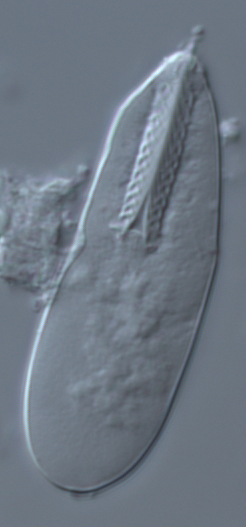
#> input picture data/image0005.tif, 246 x 527 px; its folder holds only this picture in this run
$ python analysis.py   (Python 2 division)   (older library calls are emulated)
#> lines starting #> are read from the running program, lines starting #| are printed output that depends on the picture; after the words box and inside, x2 and y2 are one past the last pixel; in counts of white or black regions, pixels touching at a corner belong together; long printed decimals are rounded
import cv2
import glob
import numpy as np
import os
import ellipseEdgeDetect as elps

CANVAS_DIAMETER = 1000
STANDARD_SIZE = 10000
STANDARD_WIDTH = 350
STANDARD_HEIGHT = 75
STANDARD_VALUE = 150


# [34 lines left out: functions process_image, normalize_brightness, not called in this run]


def find_contour(image):
    edges = cv2.Canny(image, 50, 75)
    dilated = cv2.dilate(edges, kernel=np.ones((3, 3), dtype=np.uint8), iterations=2)
    eroded = cv2.erode(dilated, kernel=np.ones((3, 3), dtype=np.uint8), iterations=2)
    _, contours, _ = cv2.findContours(eroded, cv2.RETR_EXTERNAL, cv2.CHAIN_APPROX_TC89_KCOS)
    if len(contours) > 0:
        return max(contours, key=lambda contour: cv2.contourArea(contour))
    return None


# [21 lines left out: functions find_mask, find_contour_v2, not called in this run]


def find_bounding_box(contour):
    bounding_box = cv2.minAreaRect(contour)
    corners = cv2.boxPoints(bounding_box)
    return corners


def find_width_and_length(box):
    a, b, c, d = box
    side1 = np.linalg.norm(a - b)
    side2 = np.linalg.norm(b - c)
    width = min(side1, side2)
    height = max(side1, side2)
    return width, height


# [11 lines left out: function normalize_ian_orientation, not called in this run]


def find_center_and_orientation(contour):
    moments = cv2.moments(contour)
    center_x = float(moments["m10"]) / moments["m00"]
    center_y = float(moments["m01"]) / moments["m00"]
    _, _, orientation = cv2.fitEllipse(contour)
    box = find_bounding_box(contour)
    width, height = find_width_and_length(box)
    scale = np.sqrt(float(STANDARD_SIZE) / float(width * height))
    return center_x, center_y, orientation, scale


def normalize_orientation(image, center_x, center_y, orientation, scale):
    canvas_radius = CANVAS_DIAMETER / 2
    translation = np.float32([[1, 0, canvas_radius-center_x], [0, 1, canvas_radius-center_y]])
    translated = cv2.warpAffine(image, translation, (CANVAS_DIAMETER, CANVAS_DIAMETER))
    rotation_matrix = cv2.getRotationMatrix2D((canvas_radius, canvas_radius), orientation-90, scale=scale)
    canvas_result = cv2.warpAffine(translated, rotation_matrix, (CANVAS_DIAMETER, CANVAS_DIAMETER))
    height_offset = int(STANDARD_HEIGHT/2)
    width_offset = int(STANDARD_WIDTH/2)
    cropped = canvas_result[canvas_radius-height_offset:canvas_radius+height_offset,
                            canvas_radius-width_offset:canvas_radius+width_offset]
    return cropped


# [4 lines left out: function render_boundaries, not called in this run]


def main():
    for filename in glob.glob("data/*"):
        image = cv2.imread(filename, cv2.IMREAD_GRAYSCALE)
#> image: shape (527, 246); min 52, max 247, mean 117.5
        # image = normalize_brightness(image)
        contour = find_contour(image)
#> in find_contour, `edges = cv2.Canny(image, 50, 75)`:
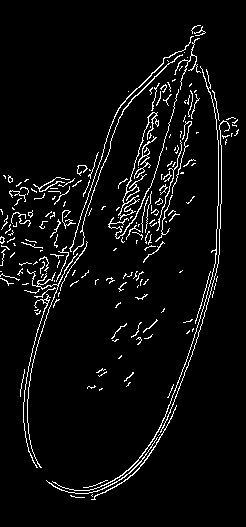
#> edges: shape (527, 246); 4.9% white in thin lines or dots, all inside (x1, y1, x2, y2) = (0, 25, 239, 500)
#> in find_contour, `dilated = cv2.dilate(edges, kernel=np.ones((3, 3), dtype=np.uint8), it..`:
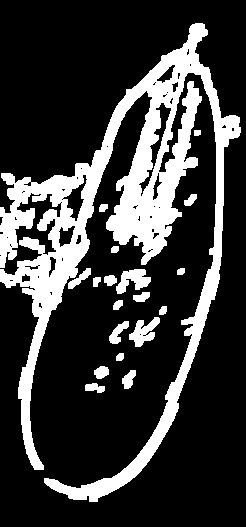
#> dilated: shape (527, 246); 22.4% white; 19 white regions, largest, box (x1, y1, x2, y2) and area: (0, 23, 241, 502) 26385, (116, 269, 151, 294) 499, (129, 317, 160, 347) 476
#> in find_contour, `eroded = cv2.erode(dilated, kernel=np.ones((3, 3), dtype=np.uint8), it..`:
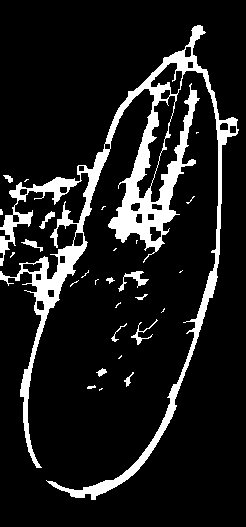
#> eroded: shape (527, 246); 11.7% white; 28 white regions (16 under 20 px)
#> in find_contour, `_, contours, _ = cv2.findContours(eroded, cv2.RETR_EXTERNAL, cv2.CHAIN..`: contours = 28 contours, 19 with area under 20; largest, box (x1, y1, x2, y2) and area: (0, 25, 239, 500) 15414, (118, 271, 149, 292) 152, (39, 211, 55, 229) 77, (21, 239, 43, 252) 66, (131, 320, 158, 345) 58
#> contour = contour of 820 points, box (x1, y1, x2, y2) (0, 25, 239, 500), area 15414
        box = find_bounding_box(contour)
#> in find_bounding_box, `bounding_box = cv2.minAreaRect(contour)`: bounding_box = ((107.7, 256.7), (484.9, 221.7), -81.87)
#> in find_bounding_box, `corners = cv2.boxPoints(bounding_box)`: corners = [[183.2, 512.5], [-36.3, 481.1], [32.28, 1.04], [251.8, 32.4]]
#> box has the same summary as corners in find_bounding_box
        width, height = find_width_and_length(box)
#> in find_width_and_length, `a, b, c, d = box`: a = [183.2, 512.5]; b = [-36.3, 481.1]; c = [32.28, 1.04]; d = [251.8, 32.4]
#> in find_width_and_length, `side1 = np.linalg.norm(a - b)`: side1 = 221.7
#> in find_width_and_length, `side2 = np.linalg.norm(b - c)`: side2 = 484.9
#> in find_width_and_length, `width = min(side1, side2)`: width = 221.7
#> in find_width_and_length, `height = max(side1, side2)`: height = 484.9
#> width = 221.7; height = 484.9
        print float(height) / width
#| 2.187
        center_x, center_y, orientation, scale = find_center_and_orientation(contour)
#> in find_center_and_orientation, `moments = cv2.moments(contour)`: moments = moments, m00 15414, centre m10/m00, m01/m00 = (125.9, 215.6)
#> in find_center_and_orientation, `center_x = float(moments["m10"]) / moments["m00"]`: center_x = 125.9
#> in find_center_and_orientation, `center_y = float(moments["m01"]) / moments["m00"]`: center_y = 215.6
#> in find_center_and_orientation, `_, _, orientation = cv2.fitEllipse(contour)`: orientation = 14.76
#> in find_center_and_orientation, `box = find_bounding_box(contour)`: box has the same summary as corners in find_bounding_box
#> in find_center_and_orientation, `width, height = find_width_and_length(box)`: width = 221.7; height = 484.9
#> in find_center_and_orientation, `scale = np.sqrt(float(STANDARD_SIZE) / float(width * height))`: scale = 0.305
#> center_x = 125.9; center_y = 215.6; orientation = 14.76; scale = 0.305
        normalized = normalize_orientation(image, center_x, center_y, orientation, scale)
#> in normalize_orientation, `translation = np.float32([[1, 0, canvas_radius-center_x], [0, 1, canva..`: translation = [[1, 0, 374.1], [0, 1, 284.4]]
#> in normalize_orientation, `translated = cv2.warpAffine(image, translation, (CANVAS_DIAMETER, CANV..`:
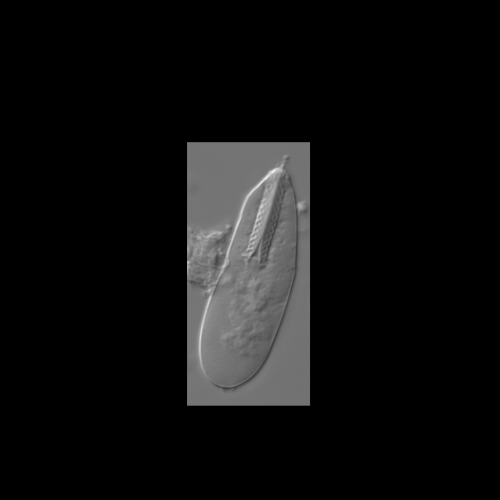
#> translated: shape (1000, 1000) (shown at 1/2 size); min 0, max 243, mean 15.2
#> in normalize_orientation, `rotation_matrix = cv2.getRotationMatrix2D((canvas_radius, canvas_radiu..`: rotation_matrix = [[0.0777, -0.295, 608.6], [0.295, 0.0777, 313.7]]
#> in normalize_orientation, `canvas_result = cv2.warpAffine(translated, rotation_matrix, (CANVAS_DI..`:
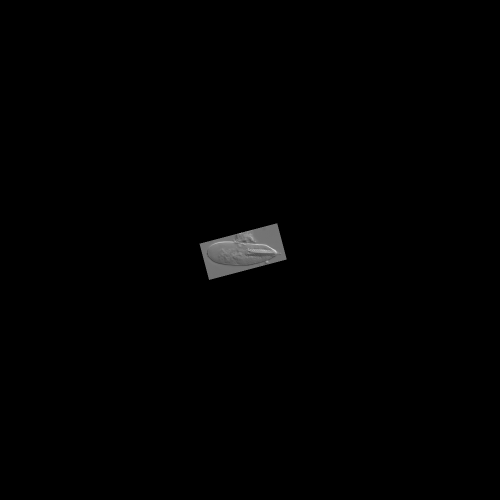
#> canvas_result: shape (1000, 1000) (shown at 1/2 size); min 0, max 241, mean 1.4
#> in normalize_orientation, `cropped = canvas_result[canvas_radius-height_offset:canvas_radius+heig..`:
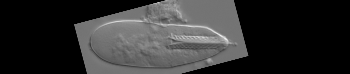
#> cropped: shape (74, 350); min 0, max 241, mean 47.5
        # Render box
        color_image = cv2.imread(filename, cv2.IMREAD_COLOR)
#> color_image is the input picture: shape (527, 246, 3); mean B, G, R 131.2, 119.3, 109
        result = cv2.drawContours(color_image, [np.int0(box)], 0, (0, 0, 255), 2)
        result = cv2.drawContours(result, [np.int0(contour)], 0, (0, 255, 0), 1)
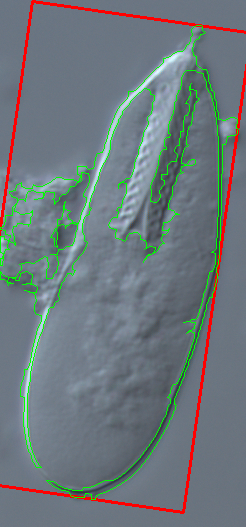
#> result: shape (527, 246, 3); mean B, G, R 124.4, 120.2, 109.5
        cv2.imshow('1', image)
        cv2.imshow('5', normalized)
        cv2.imshow('6', result)
        cv2.waitKey()


def test_full_process():
    print process_image("uncropped.jpg", 500, 300, 800, 450)


if __name__ == '__main__':
    main()

$ run again, on data/image0073.tif
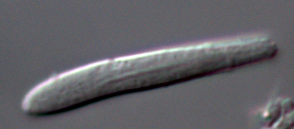
#> input picture data/image0073.tif, 294 x 129 px
#> in find_contour, `edges = cv2.Canny(image, 50, 75)`:
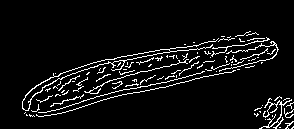
#> edges: shape (129, 294); 6.2% white in thin lines or dots, all inside (x1, y1, x2, y2) = (22, 31, 294, 129)
#> dilated: shape (129, 294); 29% white; 2 white regions, box (x1, y1, x2, y2) and area: (20, 29, 281, 119) 9809, (252, 94, 294, 129) 1171
#> eroded: shape (129, 294); 18% white; 2 white regions
#> contours = 2 contours; box (x1, y1, x2, y2) and area: (22, 31, 279, 117) 8898, (254, 96, 294, 129) 894
#> contour = contour of 95 points, box (x1, y1, x2, y2) (22, 31, 279, 117), area 8898
#> bounding_box = ((148, 70.32), (262.7, 42.18), -13.56)
#> corners = [[25.28, 121.6], [15.39, 80.61], [270.8, 19.02], [280.7, 60.02]]
#> in main, `box = find_bounding_box(contour)`: box has the same summary as corners in find_bounding_box
#> a = [25.28, 121.6]; b = [15.39, 80.61]; c = [270.8, 19.02]; d = [280.7, 60.02]
#> side1 = 42.18
#> side2 = 262.7
#> in find_width_and_length, `width = min(side1, side2)`: width = 42.18
#> in find_width_and_length, `height = max(side1, side2)`: height = 262.7
#> in main, `width, height = find_width_and_length(box)`: width = 42.18; height = 262.7
#| 6.228
#> moments = moments, m00 8898.5, centre m10/m00, m01/m00 = (144.6, 72.56)
#> in find_center_and_orientation, `center_x = float(moments["m10"]) / moments["m00"]`: center_x = 144.6
#> in find_center_and_orientation, `center_y = float(moments["m01"]) / moments["m00"]`: center_y = 72.56
#> in find_center_and_orientation, `_, _, orientation = cv2.fitEllipse(contour)`: orientation = 76.96
#> in find_center_and_orientation, `box = find_bounding_box(contour)`: box has the same summary as corners in find_bounding_box
#> in find_center_and_orientation, `width, height = find_width_and_length(box)`: width = 42.18; height = 262.7
#> in find_center_and_orientation, `scale = np.sqrt(float(STANDARD_SIZE) / float(width * height))`: scale = 0.95
#> in main, `center_x, center_y, orientation, scale = find_center_and_orientation(c..`: center_x = 144.6; center_y = 72.56; orientation = 76.96; scale = 0.95
#> translation = [[1, 0, 355.4], [0, 1, 427.4]]
#> rotation_matrix = [[0.925, -0.214, 144.5], [0.214, 0.925, -69.95]]
#> in main, color_image is the input picture: shape (129, 294, 3); mean B, G, R 102.6, 97.7, 98.6
#> in main, `result = cv2.drawContours(result, [np.int0(contour)], 0, (0, 255, 0), 1)`:
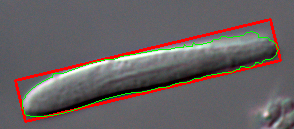
#> result: shape (129, 294, 3); mean B, G, R 96.8, 96.1, 103.9

$ run again, on data/image0081.tif
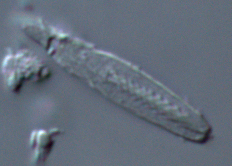
#> input picture data/image0081.tif, 232 x 166 px
#> in find_contour, `edges = cv2.Canny(image, 50, 75)`:
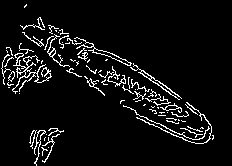
#> edges: shape (166, 232); 6.3% white in thin lines or dots, all inside (x1, y1, x2, y2) = (1, 4, 214, 166)
#> dilated: shape (166, 232); 26.4% white; 4 white regions, box (x1, y1, x2, y2) and area: (18, 15, 216, 146) 7202, (0, 41, 54, 96) 1905, (27, 126, 66, 166) 1004, (22, 2, 29, 10) 50
#> eroded: shape (166, 232); 15.5% white; 4 white regions (1 under 20 px)
#> contours = 4 contours, 1 with area under 20; largest, box (x1, y1, x2, y2) and area: (20, 17, 214, 144) 4473, (0, 43, 52, 94) 1408, (29, 128, 64, 166) 638
#> contour = contour of 279 points, box (x1, y1, x2, y2) (20, 17, 214, 144), area 4473
#> bounding_box = ((118.1, 79.14), (43.43, 223.2), -56.12)
#> corners = [[198.6, 159.4], [13.32, 34.95], [37.53, -1.1], [222.9, 123.3]]
#> in main, `box = find_bounding_box(contour)`: box has the same summary as corners in find_bounding_box
#> a = [198.6, 159.4]; b = [13.32, 34.95]; c = [37.53, -1.1]; d = [222.9, 123.3]
#> side1 = 223.2
#> side2 = 43.43
#> in find_width_and_length, `height = max(side1, side2)`: height = 223.2
#> in main, `width, height = find_width_and_length(box)`: width = 43.43; height = 223.2
#| 5.140
#> moments = moments, m00 4473, centre m10/m00, m01/m00 = (112.9, 77.27)
#> in find_center_and_orientation, `center_x = float(moments["m10"]) / moments["m00"]`: center_x = 112.9
#> in find_center_and_orientation, `center_y = float(moments["m01"]) / moments["m00"]`: center_y = 77.27
#> in find_center_and_orientation, `_, _, orientation = cv2.fitEllipse(contour)`: orientation = 121.5
#> in find_center_and_orientation, `box = find_bounding_box(contour)`: box has the same summary as corners in find_bounding_box
#> in find_center_and_orientation, `width, height = find_width_and_length(box)`: width = 43.43; height = 223.2
#> in find_center_and_orientation, `scale = np.sqrt(float(STANDARD_SIZE) / float(width * height))`: scale = 1.02
#> in main, `center_x, center_y, orientation, scale = find_center_and_orientation(c..`: center_x = 112.9; center_y = 77.27; orientation = 121.5; scale = 1.02
#> translation = [[1, 0, 387.1], [0, 1, 422.7]]
#> rotation_matrix = [[0.866, 0.531, -198.4], [-0.531, 0.866, 332.8]]
#> in main, color_image is the input picture: shape (166, 232, 3); mean B, G, R 122.8, 109.4, 99.5
#> in main, `result = cv2.drawContours(result, [np.int0(contour)], 0, (0, 255, 0), 1)`:
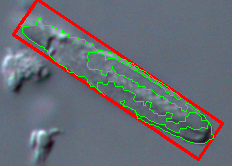
#> result: shape (166, 232, 3); mean B, G, R 115, 108.9, 103.3

$ run again, on data/image0012.tif
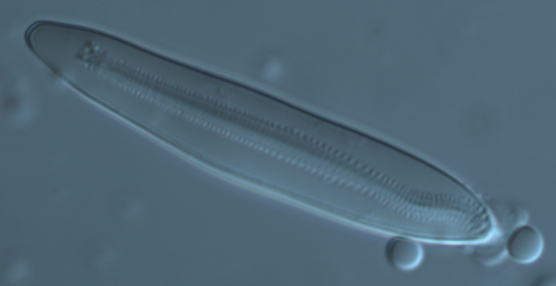
#> input picture data/image0012.tif, 556 x 286 px
#> edges: shape (286, 556); 2.6% white in thin lines or dots, all inside (x1, y1, x2, y2) = (24, 20, 544, 270)
#> dilated: shape (286, 556); 12.1% white; 22 white regions, largest, box (x1, y1, x2, y2) and area: (22, 18, 504, 272) 14545, (481, 209, 546, 269) 1538, (300, 132, 354, 164) 491
#> eroded: shape (286, 556); 5.5% white; 31 white regions (20 under 20 px)
#> contours = 31 contours, 21 with area under 20; largest, box (x1, y1, x2, y2) and area: (24, 20, 502, 270) 7520, (483, 211, 544, 267) 1381, (393, 194, 464, 220) 190, (364, 167, 400, 189) 175, (76, 46, 99, 69) 128
#> contour = contour of 321 points, box (x1, y1, x2, y2) (24, 20, 502, 270), area 7520
#> bounding_box = ((259.8, 138.4), (109.1, 517), -63.43)
#> corners = [[466.6, 302.8], [4.2, 71.6], [53, -26], [515.4, 205.2]]
#> in main, `box = find_bounding_box(contour)`: box has the same summary as corners in find_bounding_box
#> a = [466.6, 302.8]; b = [4.2, 71.6]; c = [53, -26]; d = [515.4, 205.2]
#> side1 = 517
#> side2 = 109.1
#> in find_width_and_length, `height = max(side1, side2)`: height = 517
#> in main, `width, height = find_width_and_length(box)`: width = 109.1; height = 517
#| 4.738
#> moments = moments, m00 7520, centre m10/m00, m01/m00 = (300.4, 169.3)
#> in find_center_and_orientation, `center_x = float(moments["m10"]) / moments["m00"]`: center_x = 300.4
#> in find_center_and_orientation, `center_y = float(moments["m01"]) / moments["m00"]`: center_y = 169.3
#> in find_center_and_orientation, `_, _, orientation = cv2.fitEllipse(contour)`: orientation = 114.1
#> in find_center_and_orientation, `box = find_bounding_box(contour)`: box has the same summary as corners in find_bounding_box
#> in find_center_and_orientation, `width, height = find_width_and_length(box)`: width = 109.1; height = 517
#> in find_center_and_orientation, `scale = np.sqrt(float(STANDARD_SIZE) / float(width * height))`: scale = 0.421
#> in main, `center_x, center_y, orientation, scale = find_center_and_orientation(c..`: center_x = 300.4; center_y = 169.3; orientation = 114.1; scale = 0.421
#> translation = [[1, 0, 199.6], [0, 1, 330.7]]
#> rotation_matrix = [[0.384, 0.172, 221.8], [-0.172, 0.384, 394]]
#> in main, color_image is the input picture: shape (286, 556, 3); mean B, G, R 118, 103.3, 79.1
#> in main, `result = cv2.drawContours(result, [np.int0(contour)], 0, (0, 255, 0), 1)`:
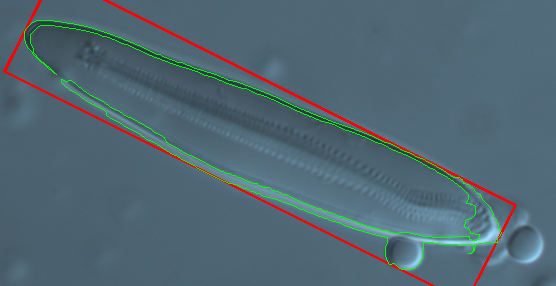
#> result: shape (286, 556, 3); mean B, G, R 114.4, 103.5, 80.9
